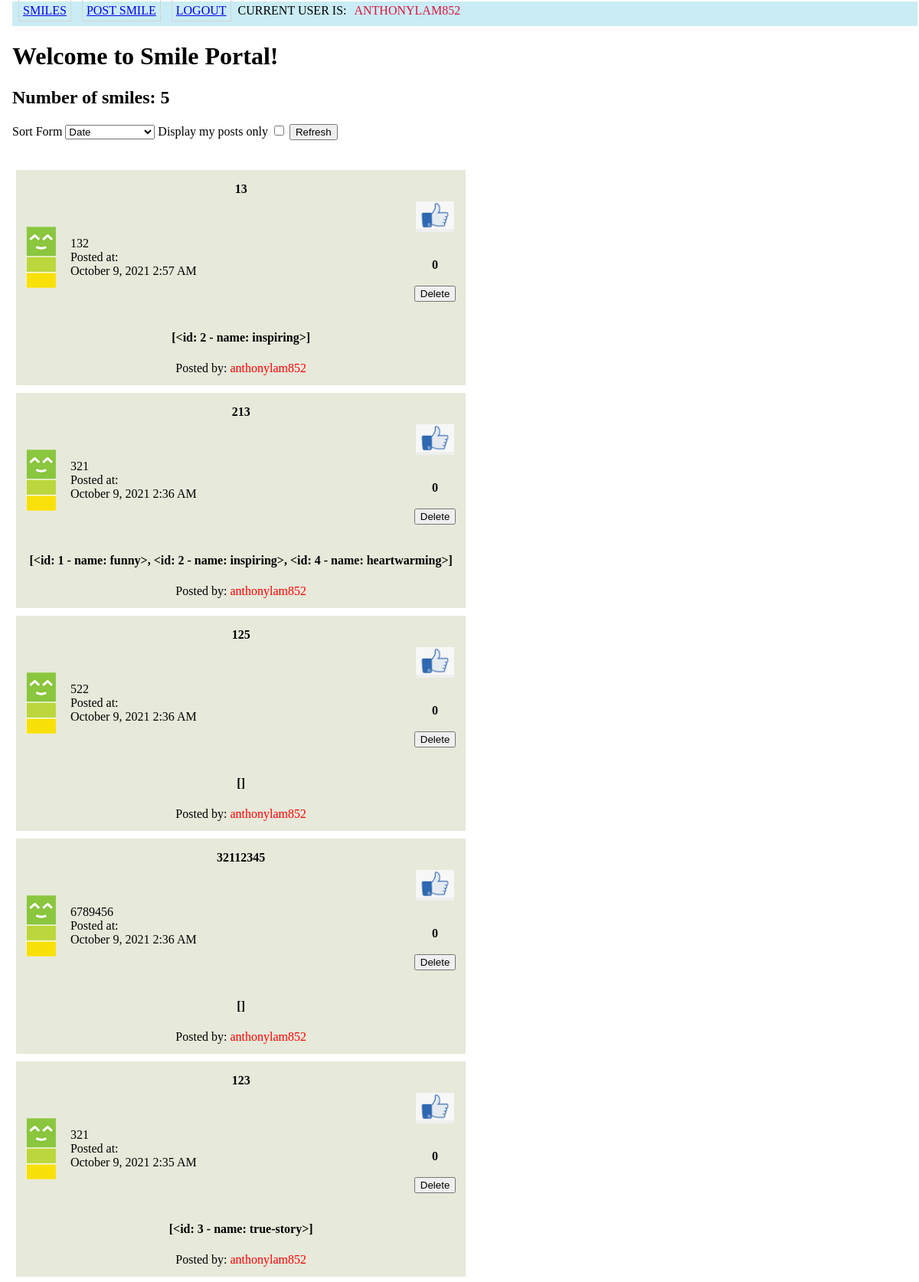
The app's page /index (signed in) with its own data.
### app/Model/models.py (models this page shows, shortened)
class User(UserMixin, db.Model):
    id = db.Column(db.Integer, primary_key=True)
    username = db.Column(db.String(60), unique=True)
    email = db.Column(db.String(120), unique=True)
    password_hash = db.Column(db.String(128), unique=True)
    posts = db.relationship('Post', backref='writer', lazy='dynamic')

class Post(db.Model):
    id = db.Column(db.Integer, primary_key=True)
    title = db.Column(db.String(150))
    body = db.Column(db.String(1500))
    timestamp = db.Column(db.DateTime, index=True, default=datetime.utcnow)
    likes = db.Column(db.Integer, default = 0)
    happiness_level = db.Column(db.Integer, default = 3)
    tags = db.relationship(
        'Tag', secondary = postTags,
        primaryjoin=(postTags.c.post_id == id),
        backref=db.backref('postTags', lazy='dynamic'),
        lazy='dynamic')
    user_id = db.Column(db.Integer, db.ForeignKey('user.id'))
    def get_tags(self):
        return self.tags

class Tag(db.Model):
    id = db.Column(db.Integer, primary_key=True)
    name = db.Column(db.String(20))
    def __repr__(self):
        return '<id: {} - name: {}>'.format(self.id,self.name)

### app/Controller/routes.py (the view, shortened to what this page needs)
@bp_routes.route('/', methods=['GET'])
@bp_routes.route('/index', methods=['GET', 'POST'])
@login_required
def index():
    posts = Post.query.order_by(Post.timestamp.desc())
    sform = SortForm()
    if sform.displayonlyme.data == True:
            posts = Post.query.order_by(current_user.get_user_posts())
    return render_template('index.html', title="Smile Portal", posts=posts.all(), posttotal=posts.count(), form = sform)

### app/Controller/forms.py
class SortForm(FlaskForm):
    sortForm = SelectField('Sort Form',choices = [(4, 'Date'), (3, 'Title'), (2,'# of likes'), (1,'Happiness level')])
    refresh = SubmitField('Refresh')
    displayonlyme = BooleanField('Display my posts only')

### app/Model/models.py (called while the page is built)
@login.user_loader
def load_user(id):
    return User.query.get(int(id))

### app/View/templates/index.html
{% extends "base.html" %}
{% block content %}
    <h1>Welcome to Smile Portal!</h1>
    <h2>Number of smiles: {{ posttotal }} </h2>
        {% if form %}
            <form action="" method="index">
                {{ form.sortForm.label }}
                {{ form.sortForm }}
                {{ form.displayonlyme.label}}
                {{ form.displayonlyme }}
                {{ form.refresh }}
            </form>
        {% endif %}
    <br><div class = "postlist">
        {% for post in posts %}
            <div class = "post-box">
                {% include '_post.html' %}
            </div>
        {% endfor %}
    </div>
{% endblock %}

### app/View/templates/base.html (shortened to what this page needs)
<html>
    <head>
       <link rel="stylesheet" href="{{ url_for('static', filename='css/main.css') }}">
    </head>
    <body>
        <div class ="nav-container">
        <table>
            <tr>
                <td><a href="{{ url_for('routes.index') }}" class = "button">Smiles</a></td>
                <td><a href="{{ url_for('routes.postsmile') }}" class = "button"> Post Smile </a></td>
                {% if current_user.is_anonymous %}
                    <td><a href="{{ url_for('auth.login') }}" class = "button">Login</a></td>
                {% else %}
                    <td><a href="{{ url_for('auth.logout') }}" class = "button">Logout</a></td>
                {% endif%}
                <td> Current user is: <span class="useritem">{{ current_user.username }} </span> </td>
            </tr>
        </table>
        </div>
        <div>
            {% block content %} {% endblock %}
        </div>
    </body>
</html>

### app/View/templates/_post.html (shortened to what this page needs)
<table class = "posttable" style = "width:100%" valign="top">
        <tr>
            <td colspan="3"><div class="posttitle"> {{post.title}} </div>
            </td>
        </tr>
        <tr>
            <td width="10%" >
                {% if post.happiness_level == 1 %}
                    <img src="{{ url_for('static', filename = 'img//happiness-level-1.png' )}}"-->
                {% elif post.happiness_level == 2 %}
                    <img src="{{ url_for('static', filename = 'img//happiness-level-2.png' )}}"-->
                {% elif post.happiness_level == 3 %}
                    <img src="{{ url_for('static', filename = 'img//happiness-level-3.png' )}}"-->
                {% endif %}
            </td>
            <td width="80%" >
                <div class="postmessage">
                  {{post.body}}
               </div>
               <div class="posttimestamp">
                  Posted at: <div> {{ moment(post.timestamp).format('LLL')}}  </div>
               </div>
            </td>
            <td width = "5%">
                <div class="likecount">
                                        <form action="{{url_for('routes.like',post_id=post.id)}}" method="post">
                                            <input type="submit" value="" class="likebtn" >
                                        </form>
                    <br>
                    {{post.likes}}
                </div>
                <br>
                <form action="{{url_for('routes.delete')}}" method="post">
                    <input type="submit" value="Delete" >
                </form>
            </td>
        </tr>
        <tr>
            <td colspan="3" style = "text-align:center" valign="bottom">
                <br>
                <div class="tagitem">
                    {{post.get_tags().all()}}
                </div>
            </td>
        </tr>
        <tr>
            <td colspan="3" style = "text-align:center" valign="bottom">
                <br>
                  Posted by: <span style="color: red;">{{ current_user.username }}</span>
              </td>
            </tr>
    </table>

### app/View/static/css/main.css (style rules this page uses)
body { margin: 1px 1px 1px 15px; padding: 1px; font-family: Tahoma; text-align: left; }
.nav-container { background:#caecf5; font-family: Tahoma; font-size: 12px; height: 32px; text-transform: uppercase; }
.button { width : 65px; padding : 3px; font-size: 16px; margin : 5px; padding : 5px; border: 1px solid lightgray; }
.postlist { display: flex; flex-wrap: wrap; }
.post-box { display: flex; vertical-align: middle; background-color: rgba(228, 230, 213, 0.877); width: 30%; padding : 10px; margin : 5px; }
@media screen and (max-width: 1200px) { .post-box { width: 32%; } }
@media screen and (min-width: 800px) and (max-width:1200px) { .post-box { width: 48%; } }
.posttable { width : 100%; margin: 0px; }
.posttitle { text-align: center; font-size: 18x; padding : 3px; font-weight: bold; }
.postmessage { font-size: 16x; }
.posttimestamp { font-size: 16x; }
.likecount { text-align: center; font-weight: bold; }
.useritem { text-align: center; padding: 3px; margin: 4px 3px 4px 3px; color: crimson; text-transform: uppercase; }
.likebtn { margin: 0 auto; height: 40px; width: 50px; border: 0px; vertical-align: middle; background-image: url("..//img//like.png"); background-repeat: no-repeat; background-size: contain; -webkit-background-size: contain; -moz-background-size: contain; -o-background-size: contain; }
.tagitem { font-weight: bold; }

### records on screen
User: username "ANTHONYLAM852", username "anthonylam852"
Post: title "13", happiness_level 3 (drawn), body "132", timestamp "October 9, 2021 2:57 AM", likes "0", get_tags "[<id: 2 - name: inspiring>]"
Post: title "213", happiness_level 3 (drawn), body "321", timestamp "October 9, 2021 2:36 AM", likes "0", get_tags "[<id: 1 - name: funny>, <id: 2 - name: inspiring>, <id: 4 - name: heartwarming>]"
Post: title "125", happiness_level 3 (drawn), body "522", timestamp "October 9, 2021 2:36 AM", likes "0", get_tags "[]"
Post: title "32112345", happiness_level 3 (drawn), body "6789456", timestamp "October 9, 2021 2:36 AM", likes "0", get_tags "[]"
Post: title "123", happiness_level 3 (drawn), body "321", timestamp "October 9, 2021 2:35 AM", likes "0", get_tags "[<id: 3 - name: true-story>]"

### other values on screen
{{ posttotal }} "5"
